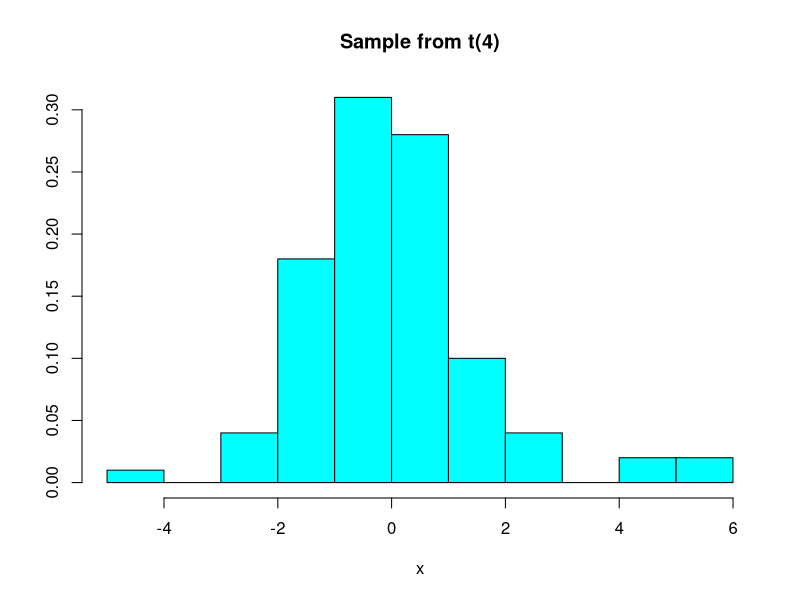
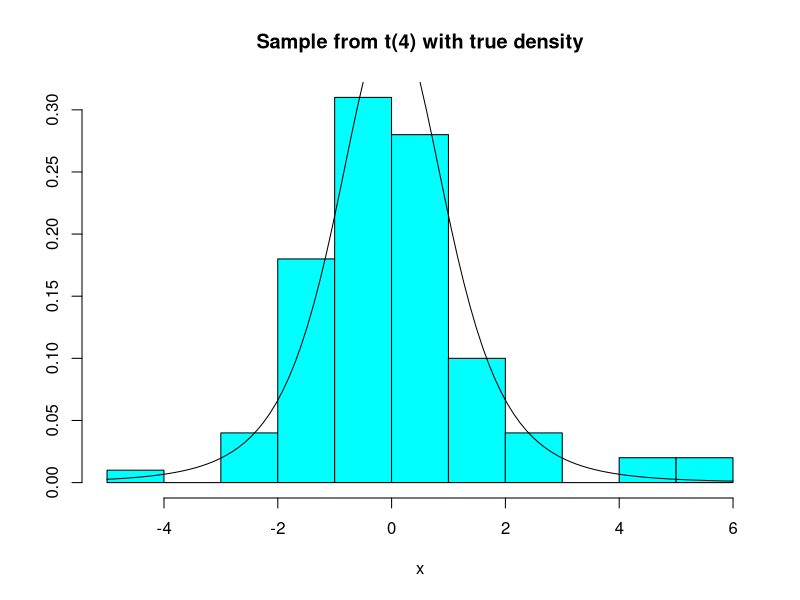
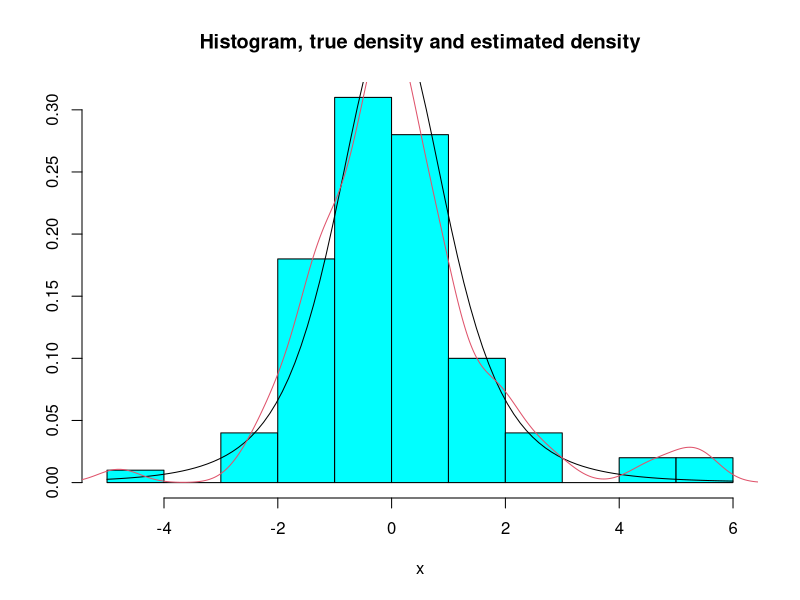
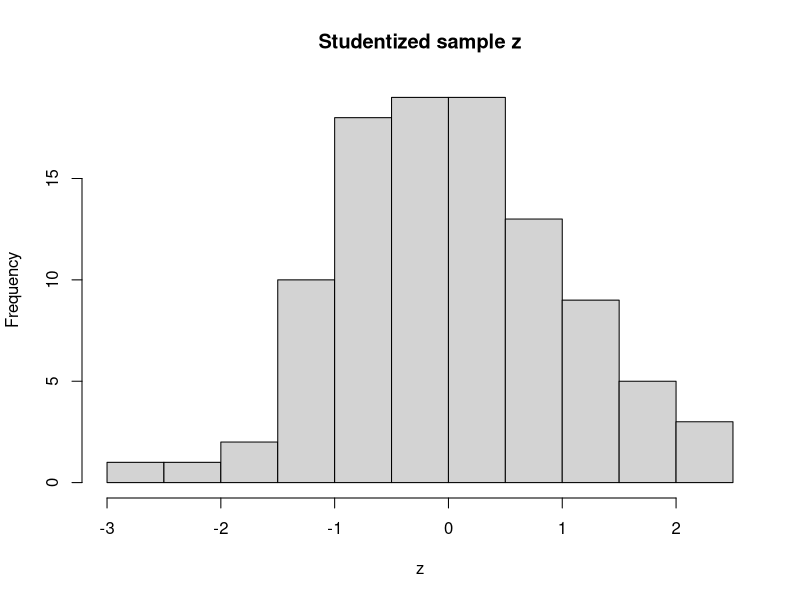
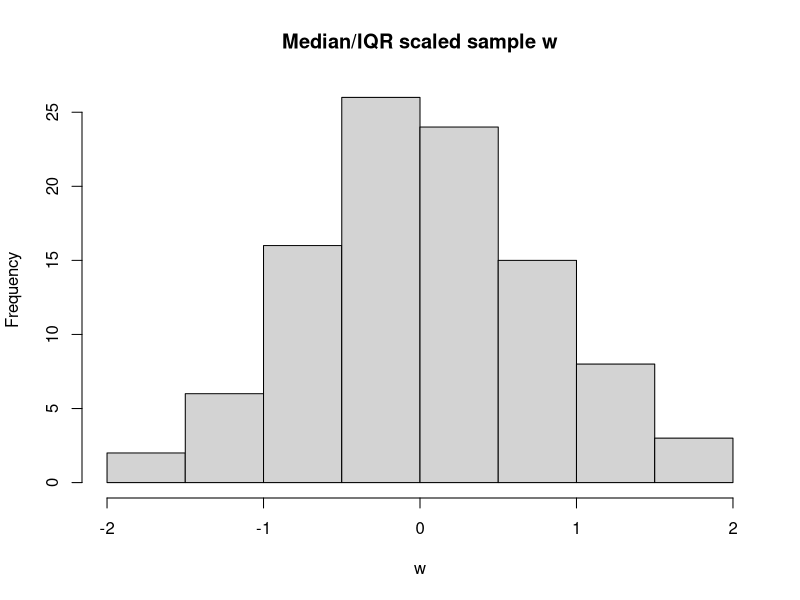
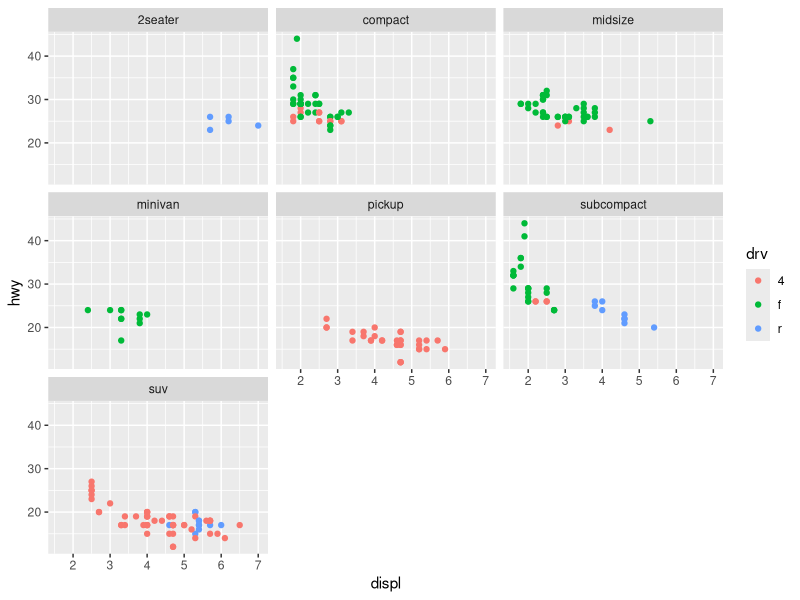
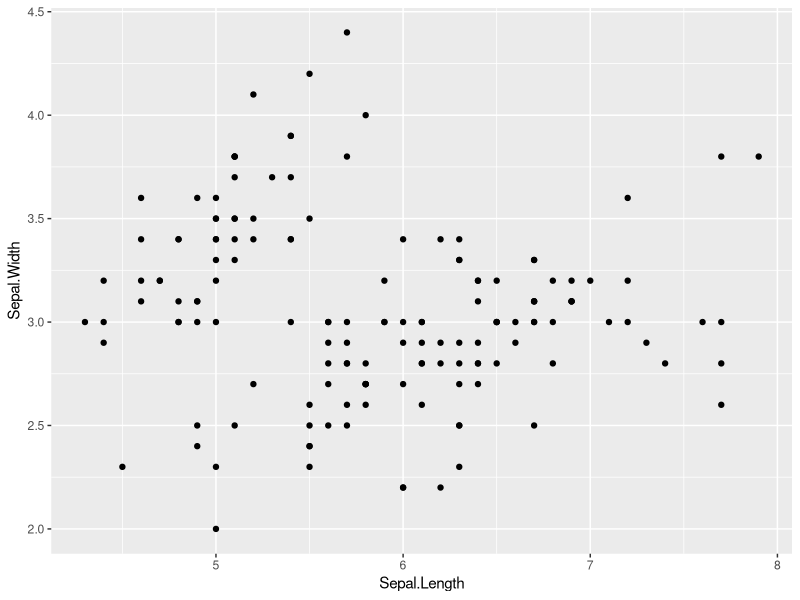
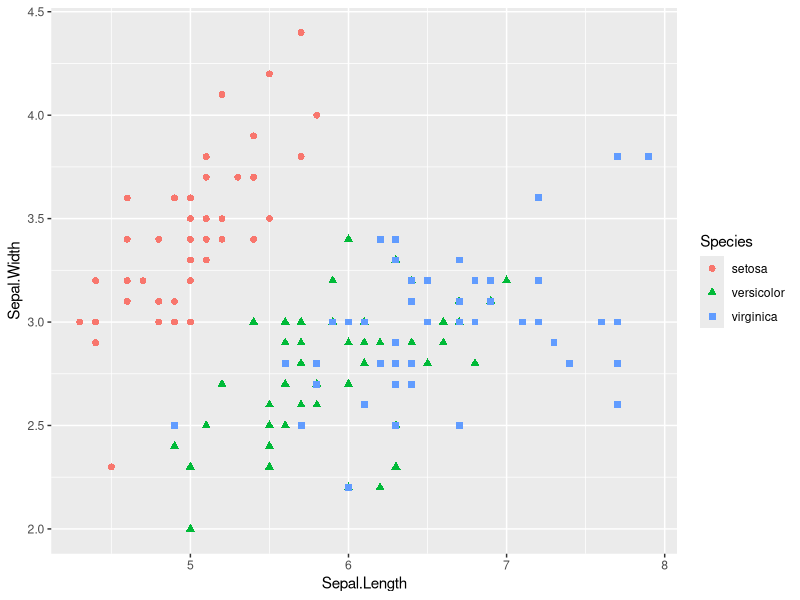

Here is the R script that generated these plots, in order:
## ---- chunk 1
knitr::opts_chunk$set(echo = TRUE, fig.width = 7, fig.height = 5)
library(ggplot2)
## ---- chunk 2
set.seed(123)
x <- rt(100, df = 4)
MASS::truehist(x, main = "Sample from t(4)")
## ---- chunk 3
MASS::truehist(x, main = "Sample from t(4) with true density")
curve(dt(x, df = 4), add = TRUE)
## ---- chunk 4
MASS::truehist(x, main = "Histogram, true density and estimated density")
curve(dt(x, df = 4), add = TRUE)
lines(density(x), col = 2)
## ---- chunk 5
f <- function(x, a, b) {
  (x - a) / b
}
## ---- chunk 6
set.seed(123)
x <- rnorm(100, mean = 2, sd = 2)
y <- f(x, a = min(x), b = max(x) - min(x))
summary(x)
summary(y)
## ---- chunk 7
z <- f(x, a = mean(x), b = sd(x))
summary(z)
hist(z, main = "Studentized sample z")
sd(z)
## ---- chunk 8
w <- f(x, a = median(x), b = IQR(x))
summary(w)
hist(w, main = "Median/IQR scaled sample w")
sd(w)
## ---- chunk 9
ggplot(mpg, aes(displ, hwy, color = drv)) +
  geom_point() +
  facet_wrap(~ class)
## ---- chunk 10
ggplot(data = iris, aes(x = Sepal.Length, y = Sepal.Width)) +
  geom_point()
## ---- chunk 11
ggplot(iris, aes(Sepal.Length, Sepal.Width,
                 color = Species, shape = Species)) +
  geom_point(size = 2)
## ---- chunk 12
ggplot(mpg, aes(displ, hwy)) +
  geom_point() +
  facet_wrap(~ class)
